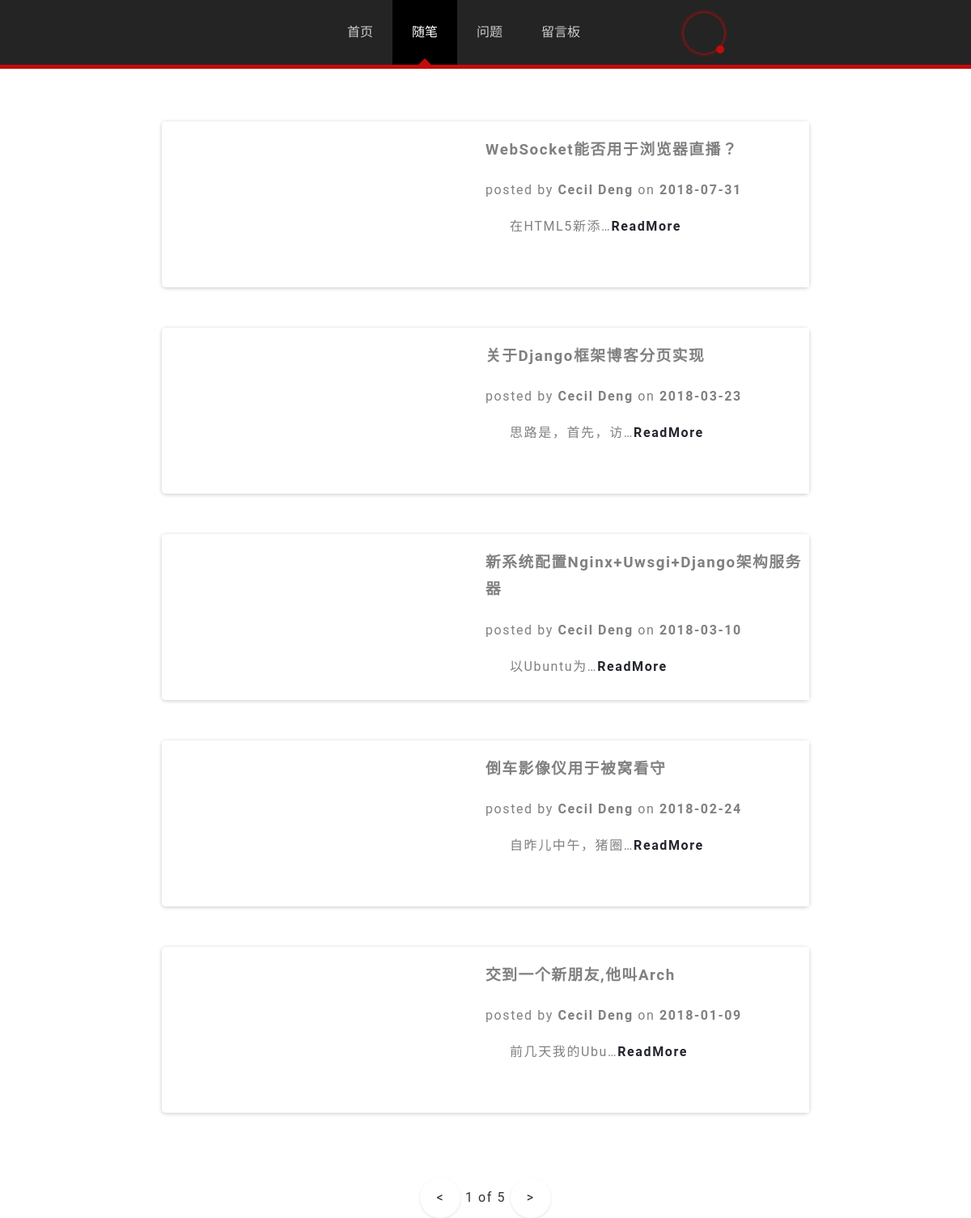
The app's page /articles/ with its own data.
### blog/models.py (models this page shows)
class Article(models.Model):
    title     = models.CharField(max_length = 150)
    body      = models.TextField()
    imgurl    = models.CharField(max_length = 150)
    timestamp = models.DateTimeField()

### blog/views.py (the view)
# urls.py: url(r'^articles/$',articles),#列表
def articles(request):
	page = int(request.GET.get('page','1'))
	print(page)
	num = len(Article.objects.order_by('-timestamp'))
	if num%5 != 0:
		pages = num//5 + 1
	else:
		pages = num//5
	article_list = Article.objects.order_by('-timestamp')[(page-1)*5:page*5]#按时间戳排序
	current = page
	for n in article_list:
		n.body = getHTML(n.body)
	return render_to_response('articles.html',{'article_list' : article_list,'current' : current,'pages' : pages})

### blog/markdown/translater.py (called while the page is built)
def getSpace(string):
	return re.sub('<[^>]+>', lambda m:m.group(0).replace('&nbsp;',' '), string.replace(' ','&nbsp;'))

def getLine(string):
	return string.replace('\r\n','<br>'+4*'&nbsp;')

def getH(string):
	string = ' ' + string	# exprase  start '#'
	for h in range(1,7):	# \g<name> of ?P<name>
		string = re.sub('(?P<save>[^#])'+'#'*h+'[&nbsp;]+(?P<text>((?!<br>).)+)[<br>]+', '\g<save><h'+str(h)+'>\g<text></h'+str(h)+'>',string)
	return string

def getA(string):#((?!&nbsp;).) exprase '&nbsp;' string
	return re.sub('\[(?P<text>[^]]+)\]\((?P<href>[^")]+)(\"(?P<title>[^"]+)\")?\)',lambda m:'<a href="'+m.group(2).strip("&nbsp;")+'" title="'+m.groups("")[3]+'">'+m.group(1)+'</a>',string)#m.groups(" ") use " " replace None

def getHTML(string):
	string = getSpace(string)
	string = getLine(string)
	string = getH(string)
	string = getA(string)
	return string

### blog/templates/articles.html (shortened to what this page needs)
{% include 'head.html' with title='随笔' %}
	<div id='main'>
		<div id='page'>
<ul id='articles'>
{% for article in article_list %}
	<li>
        <a href="javascript:void(0);" onclick="getPage('/articles/{{ article.title }}')">
        <div id='article-img' style='background-image:url({{ article.imgurl }})'></div>
		</a>
        <div id='article-tip'></div>
        <div id='article'>
			<h3 class='title'>{{ article.title }}</h3>
			<div>posted by <strong>Cecil Deng</strong> on <strong>{{ article.timestamp|date:'Y-m-d' }}</strong></div>
			<p>
			{% ifnotequal article_list|length 1 %}
				{{ article.body | striptags| cut:'&nbsp;' | truncatechars:10 }}<a class='readmore' href="javascript:void(0);" onclick="getPage('/articles/{{ article.title }}')">ReadMore</a>
			{% else %}
				{{ article.body | safe }}
				<script>$('title').html('{{ article.title }}');</script>
			{% endifnotequal %}
			</p>
		</div>
	</li>
{% endfor %}
</ul>
<ul id='pagenum'>
<li>
<a href="javascript:void(0);"
><</a>
</li>
<li><span>{{ current }}</span> of <span>{{ pages }}</span></li>
<li>
<a href="javascript:void(0);"
{% ifnotequal current pages %}
onclick="getPage('/articles/?page={{ current|add:'1' }}')"
{% endifnotequal %}
>></a>
</li>
</ul>
		</div>
	</div>
</body>

### static/css/style.css (style rules this page uses)
a { color: #24262e; text-decoration: none; cursor: pointer; outline: none; }
p { text-indent: 30px; }
#main { max-width:1000px; margin:150px auto; letter-spacing: 0.1em; opacity: 1; animation:op 0.8s 1; transition:0.8s; min-height: -moz-calc(100% - 300px); min-height: -webkit-calc(100% - 300px); min-height: calc(100% - 300px); }
#page { max-width:800px; margin:0 auto; transition:0.8s; }
#pagenum { padding:0; text-align:center; margin-top: 80px; }
#pagenum li { display:inline-block; }
#pagenum a { display: block; background: rgba(255,255,255,0.1); width: 50px; height: 50px; text-align: center; line-height: 50px; border-radius: 100px; z-index: 999; transition: 0.3s; box-shadow: 0 0.125rem 0.3125rem rgba(0,0,0,0.117); }

### static/css/article.css (style rules this page uses)
#articles { list-style-type:none; position:relative; padding:0; }
#articles>li { display:block; margin:50px auto; word-wrap:break-word; height:205px; border-radius:5px; box-shadow: 0 1px 5px rgba(0,0,0,.22); background: white; overflow: hidden; }
#articles a { color: #24262e; font-weight: bold; transition:0.8s; }
#article-img { display: inline-block; width: 50%; height: 205px; background: #fff; border: 10px; background-repeat: no-repeat; background-position: center; background-size: cover; transition: all 0.5s; }
#article-tip { display: inline-block; position: absolute; border-style: solid; border-width: 102.5 25; border-color: #fff #fff transparent transparent; right: calc(50% - 10px); }
#article { display: inline-block; width: 50%; height: 205px; padding: 0; margin: 0; background: white; position: absolute; overflow: hidden; color: gray; }

### records on screen
Article: title "WebSocket能否用于浏览器直播？", timestamp "2018-07-31", body "在HTML5新添…"
Article: title "关于Django框架博客分页实现", timestamp "2018-03-23", body "思路是，首先，访…"
Article: title "新系统配置Nginx+Uwsgi+Django架构服务器", timestamp "2018-03-10", body "以Ubuntu为…"
Article: title "倒车影像仪用于被窝看守", timestamp "2018-02-24", body "自昨儿中午，猪圈…"
Article: title "交到一个新朋友,他叫Arch", timestamp "2018-01-09", body "前几天我的Ubu…"

### other values on screen
{{ current }} "1"
{{ pages }} "5"
